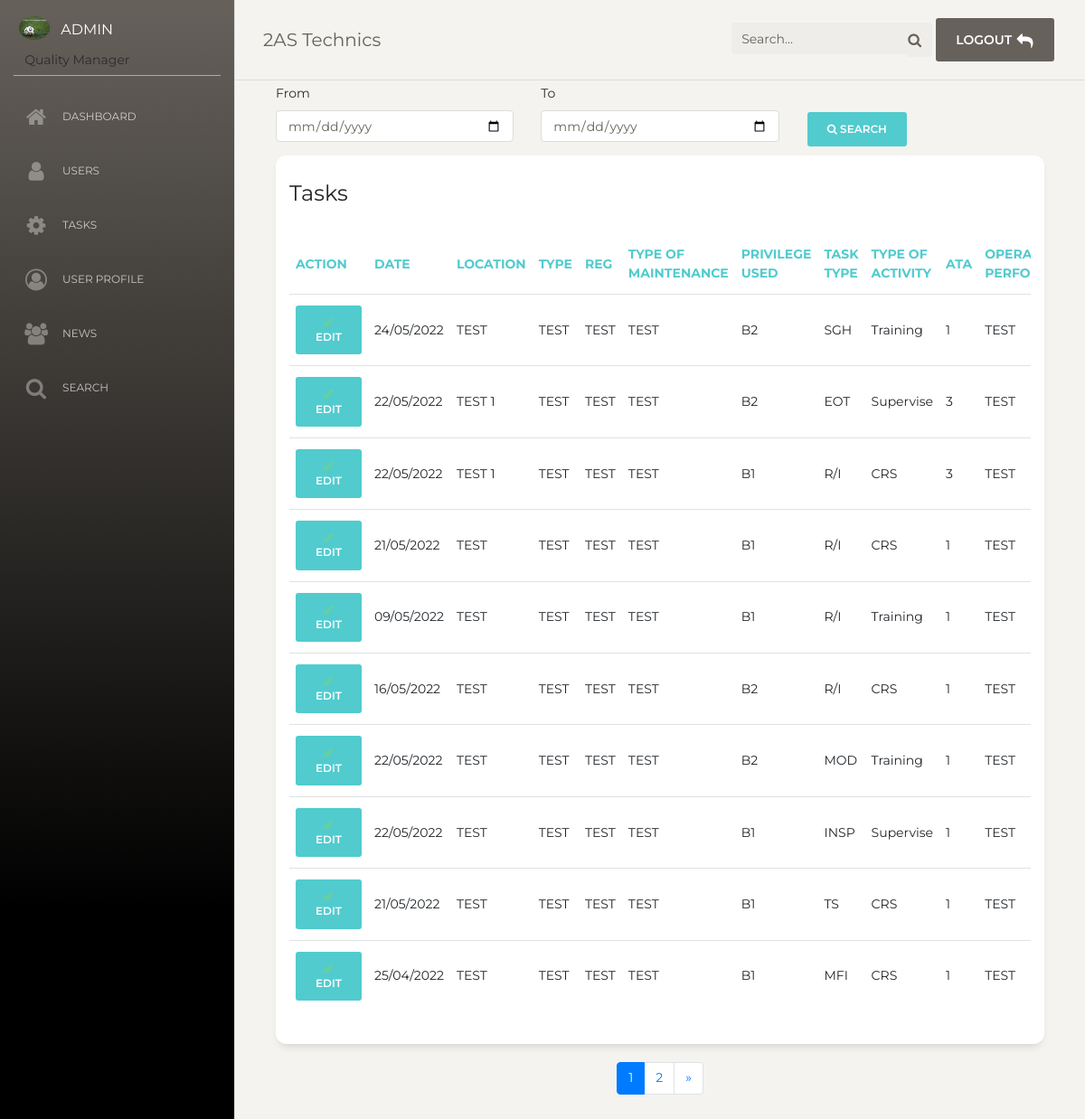
Screenshot of /manage_tasks (signed in) with the database file from the repository.
### comptes/models.py (models this page shows, shortened)
class Profil(models.Model):
    typecompte = (
        ('LM Manager','lm manager'),
        ('LM Engineer','lm engineer'),
        ('Quality Manager','quality manager'),
        ('Assistant Engineer','assistant engineer'),
    )
    user = models.ForeignKey(User,on_delete=models.CASCADE)
    image = models.ImageField(upload_to="users_profils/",null=True,blank=True)
    bio = models.TextField(null=True)
    licensenumber = models.CharField(max_length=300,null=True)
    dateofbirth = models.DateField(null=True)
    placeofbirth = models.CharField(max_length=300,null=True)
    address = models.CharField(max_length=300,null=True)
    profile = models.CharField(max_length=18,choices=typecompte)

### maintenance/models.py (models this page shows, shortened)
class maintenance(models.Model):
    privilegechoices = (
        ("B1","b1"),
        ("B2","b2")
    )
    date = models.DateField()
    location = models.CharField(max_length=300)
    actype = models.CharField(max_length=300)
    acregistration = models.CharField(max_length=250)
    typemaintenance = models.CharField(max_length=300)
    privilege = models.CharField(max_length=2,choices=privilegechoices,null=True)
    tasktype = models.ManyToManyField(TypeTasks,related_name="typetask",blank=True)
    activitytype = models.ManyToManyField(TypeActivities,related_name="typeact",blank=True)
    ata = models.IntegerField()
    operation = models.CharField(max_length=300)
    time = models.IntegerField()
    maintenanceref = models.CharField(max_length=300)
    remark = models.TextField(null=True)
    technicalrecorder = models.ForeignKey(User,on_delete=models.CASCADE)

class TypeTasks(models.Model):
    typetasks = (
        ('EOT','eot'),
        ('SGH','sgh'),
        ('R/I','r/i'),
        ('MFI','mfi'),
        ('TS','ts'),
        ('MOD','mod'),
        ('REP','rep'),
        ('INSP','isnp'),
        ('FOT','fot'),
        ('MEL','mel'),
    )
    singletask = models.CharField(max_length=100,choices=typetasks)
    def __str__(self):
        return self.singletask

class TypeActivities(models.Model):
    typeactivities = (
        ('Training','training'),
        ('Perform','perform'),
        ('Supervise','supervise'),
        ('CRS','crs')
    )
    singleactivity = models.CharField(max_length=15,choices=typeactivities)
    def __str__(self):
        return self.singleactivity

### maintenance/views.py (the view, shortened to what this page needs)
# urls.py: path('manage_tasks',views.manage_task,name="manage"),
@login_required
def manage_task(request):
    query = request.GET.get('q')
    profil = Profil.objects.get(user=request.user)
    tasks_list = maintenance.objects.all().order_by('-id')
    if request.method == "POST":
        datefrom = request.POST['from']
        dateto = request.POST['to']
        tasks_list = maintenance.objects.filter(date__lte=dateto,date__gte=datefrom).order_by('date')
    paginator = Paginator(tasks_list,10)
    page = request.GET.get('page')
    try :
        tasks = paginator.page(page)
    except PageNotAnInteger:
        tasks = paginator.page(1)
    except EmptyPage:
        tasks = paginator.page(paginator.num_pages)
    if page is None:
        start_index = 0
        end_index = 15
    else:
        (start_index, end_index) = proper_paginator(tasks, index=8)
    page_range = list(paginator.page_range)[start_index:end_index]
    adminSite = False
    if profil.profile == "Quality Manager":
        adminSite = True
    context = {
        'profil':profil,
        'adminSite':adminSite,
        'tasks':tasks,
        'page_range':page_range,
    }
    return render(request,'maintenance/maintenances.html',context)

### comptes/templates/maintenance/maintenances.html (shortened to what this page needs)
{% extends 'maintenance/base.html' %}
{% block content %}
{% if adminSite %}
<div class="container">
  <form method="POST">
  <div class="row">
      <div class="col">
      <label>From</label><br>
      <input type="date" class="form-control" placeholder="From" name="from">
      </div>
      <div class="col">
      <label>To</label><br>
      <input type="date" class="form-control" placeholder="To" name="to">
      </div>
      <div class="col">
      <br>
      <button type="submit" class="btn btn-primary" ><i class="fa fa-search"></i> search</button>
  </div>
  </div>
  </form>
</div>
<div class="container">
    <div class="row">
        <div class="col-md-12 col-12">
            <div class="card">
              <div class="card-header">
                <h4 class="card-title"> Tasks</h4>
              </div>
              <div class="card-body">
                <div class="table-responsive">
                  <table class="table">
                    <thead class=" text-primary">
                    <th>Action</th>
                      <th>
                        Date
                      </th>
                      <th>
                        Location
                      </th>
                      <th>
                        Type
                      </th>
                      <th>
                        Reg
                      </th>
                      <th>Type of maintenance</th>
                      <th>Privilege used</th>
                      <th>Task Type</th>
                      <th>Type of activity</th>
                      <th>ATA</th>
                      <th>Operation performed</th>
                    </thead>
                    <tbody>
                    {% for t in tasks %}
                      <tr>
                        <td>
                        <a href="{% url 'edit_task' t.id %}" class="btn btn-primary">
                        <i class="fa fa-pencil text-success"></i> edit
                        </a>
                        </td>
                        <td>
                          {{t.date|date:'d/m/Y'}}
                        </td>
                        <td>
                          {{t.location}}
                        </td>
                        <td>
                          {{t.actype}}
                        </td>
                        <td>
                          {{t.acregistration}}
                        </td>
                        <td>
                            {{t.typemaintenance}}
                        </td>
                        <td>
                            {{t.privilege}}
                        </td>
                        <td>
                            {% for tp in t.tasktype.all %}{{tp}}<br/>{% endfor %}
                        </td>
                        <td>
                            {% for ta in t.activitytype.all %}{{ta}}<br/>{% endfor %}
                        </td>
                        <td>
                            {{t.ata}}
                        </td>
                        <td>
                            {{t.operation}}
                        </td>
                      </tr>
                      {% endfor %}
                    </tbody>
                  </table>
                </div>
              </div>
            </div>
          </div>
    </div>
</div>
<nav aria-label="Page navigation example mt-2">
    <ul class="pagination justify-content-center">
    {% for t in page_range %}
    {% if tasks.number == t  %}
    <li class="page-item active"><a class="page-link" href="?page={{t}}">{{t}}</a></li>
    {% else %}
    <li class="page-item"><a class="page-link" href="?page={{t}}">{{t}}</a></li>
    {% endif %}
     {% endfor %}
    {% if tasks.has_next %}
    <li class="page-item"><a class="page-link" href="?page={{ tasks.next_page_number }}">&raquo;</a></li>
    {% endif %}
    </ul>
</nav>
{% else %}
<div class="container">
<div class="row">
    <h4 class="text-warning text-center">Accès réservé aux admins(quality manager)</h4>
</div>
</div>
{% endif %}
{% endblock content %}

### comptes/templates/maintenance/base.html (shortened to what this page needs)
<!DOCTYPE html>
{% load static %}
<html lang="en">
<head>
  <link href="https://maxcdn.bootstrapcdn.com/font-awesome/latest/css/font-awesome.min.css" rel="stylesheet">
  <link href="{% static 'bootstrap/css/bootstrap.min.css'%}" rel="stylesheet" />
  <link href="{% static 'bootstrap/css/paper-dashboard.css' %}" rel="stylesheet" />
</head>
<body class="">
  <div class="wrapper ">
  {% if adminSite %}
    <div class="sidebar" data-color="blue" data-active-color="danger">
  {% else %}
    <div class="sidebar" data-color="white" data-active-color="primary">
  {% endif %}
      <div class="logo">
        <a href="{% url 'user_profil' %}" class="simple-text logo-mini">
          <div class="logo-image-small">
          {% if profil.image %}
            <img src="{{ profil.image.url }}" class="rounded-circle">
          {% else %}
            <img src="{% static 'images/default_avatar.png' %}" class="rounded-circle">
          {% endif %}
          </div>
        </a>
        <a href="{% url 'user_profil' %}" class="simple-text logo-normal">
          {{ request.user }}
        </a>
        <span class="mx-3">{{ profil.profile }}</span>
      </div>
      <div class="sidebar-wrapper">
        <ul class="nav">
        {% if adminSite %}
          <li>
            <a href="{% url 'home' %}">
              <i class="fa fa-home"></i>
              <p>Dashboard</p>
            </a>
          </li>
        {% endif %}
        {% if adminSite %}
          <li>
            <a href="{% url 'users' %}">
              <i class="fa fa-user"></i>
              <p>Users</p>
            </a>
          </li>
        {% endif %}
        {% if adminSite %}
          <li>
            <a href="{% url 'manage' %}">
              <i class="fa fa-cog"></i>
              <p>Tasks</p>
            </a>
          </li>
        {% endif %}
          <li>
            <a href="{% url 'user_profil' %}">
              <i class="fa fa-user-circle-o"></i>
              <p>User Profile</p>
            </a>
          </li>
          <li>
            <a href="{% url 'news' %}">
              <i class="fa fa-group"></i>
              <p>News</p>
            </a>
          </li>
          <li>
            <a href="{% url 'users_bis' %}">
              <i class="fa fa-search"></i>
              <p>Search</p>
            </a>
          </li>
        </ul>
      </div>
    </div>
    <div class="main-panel">
      <nav class="navbar navbar-expand-lg navbar-absolute fixed-top navbar-transparent">
        <div class="container-fluid">
          <div class="navbar-wrapper">
            <a class="navbar-brand" href="{% url 'home' %}">2AS Technics</a>
          </div>
          <div class="collapse navbar-collapse justify-content-end" id="navigation">
            <form method="GET">
              <div class="input-group no-border">
                <input type="text" class="form-control" placeholder="Search..." name="q">
                <div class="input-group-append">
                  <div class="input-group-text">
                    <i class="fa fa-search"></i>
                  </div>
                </div>
              </div>
            </form>
            <ul class="navbar-nav">
              <li class="nav-item">
              {% if adminSite %}
                <a class="nav-link btn btn-blue" href="{% url 'deconnexion' %}">
              {% else %}
                <a class="nav-link btn btn-primary" href="{% url 'deconnexion' %}">
              {% endif %}
                  <span>logout</span>
                  <i class="fa fa-reply"></i>
                </a>
              </li>
            </ul>
          </div>
        </div>
      </nav>
      <div class="content">
        {% block content %}
        {% endblock content %}
      </div>
  </div>
  </div>
</body>
</html>

### rows the page displays
Profil: image (picture), profile "Quality Manager"
maintenance: date "24/05/2022", location "TEST", actype "TEST", acregistration "TEST", typemaintenance "TEST", privilege "B2", ata "1", operation "TEST"
TypeTasks: singletask "SGH"
TypeActivities: singleactivity "Training"
maintenance: date "22/05/2022", location "TEST 1", actype "TEST", acregistration "TEST", typemaintenance "TEST", privilege "B2", ata "3", operation "TEST"
TypeTasks: singletask "EOT"
TypeActivities: singleactivity "Supervise"
maintenance: date "22/05/2022", location "TEST 1", actype "TEST", acregistration "TEST", typemaintenance "TEST", privilege "B1", ata "3", operation "TEST"
TypeTasks: singletask "R/I"
TypeActivities: singleactivity "CRS"
maintenance: date "21/05/2022", location "TEST", actype "TEST", acregistration "TEST", typemaintenance "TEST", privilege "B1", ata "1", operation "TEST"
maintenance: date "09/05/2022", location "TEST", actype "TEST", acregistration "TEST", typemaintenance "TEST", privilege "B1", ata "1", operation "TEST"
maintenance: date "16/05/2022", location "TEST", actype "TEST", acregistration "TEST", typemaintenance "TEST", privilege "B2", ata "1", operation "TEST"
maintenance: date "22/05/2022", location "TEST", actype "TEST", acregistration "TEST", typemaintenance "TEST", privilege "B2", ata "1", operation "TEST"
TypeTasks: singletask "MOD"
maintenance: date "22/05/2022", location "TEST", actype "TEST", acregistration "TEST", typemaintenance "TEST", privilege "B1", ata "1", operation "TEST"
TypeTasks: singletask "INSP"
maintenance: date "21/05/2022", location "TEST", actype "TEST", acregistration "TEST", typemaintenance "TEST", privilege "B1", ata "1", operation "TEST"
TypeTasks: singletask "TS"
maintenance: date "25/04/2022", location "TEST", actype "TEST", acregistration "TEST", typemaintenance "TEST", privilege "B1", ata "1", operation "TEST"
TypeTasks: singletask "MFI"

### other values shown
{{ request.user }} "ADMIN"
{{ t }} "1"
{{ t }} "2"
